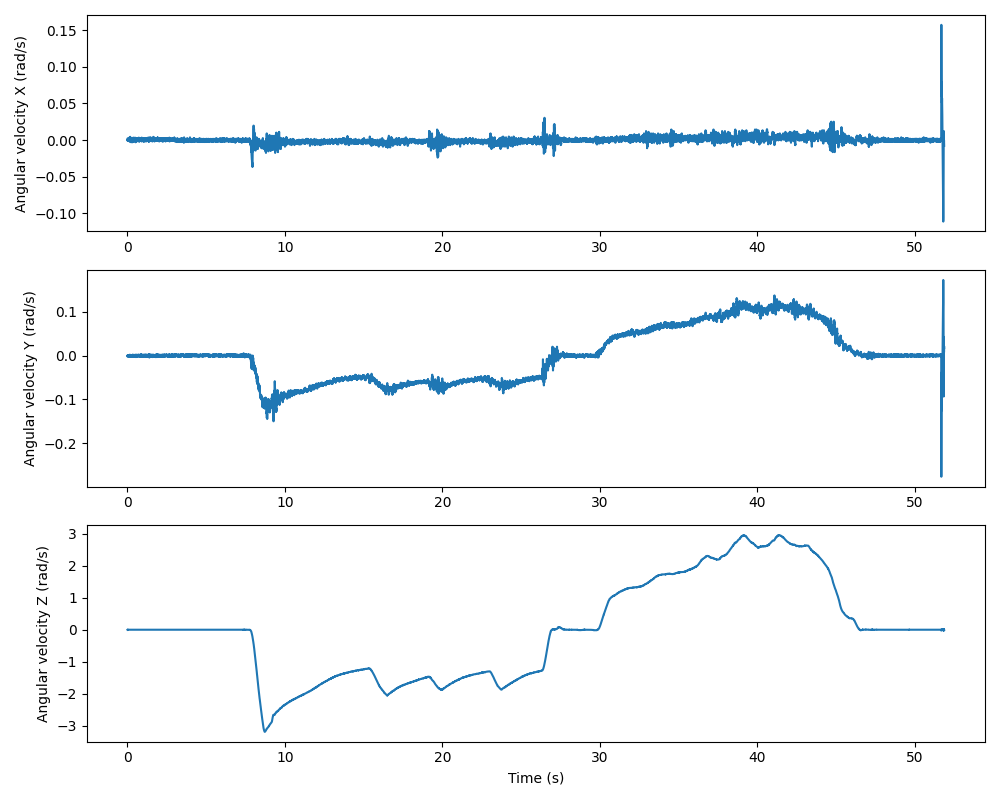

Reproduce this figure in Python.
import csv
import matplotlib.pyplot as plt

time = []
gyro_x = []
gyro_y = []
gyro_z = []

with open('../2020-02-18_14-18-28.837_865914035260724\gyroscope_2.csv', newline='') as f:
    reader = csv.reader(f, delimiter=',')
    next(reader, None)  # пропускаем заголовок, если есть

    for row in reader:
        if not row:  # пропускаем пустые строки
            continue
        try:
            t = float(row[0])
            x = float(row[2])
            y = float(row[3])
            z = float(row[4])
        except ValueError:
            # если не удалось преобразовать в float, пропускаем строку
            continue
        time.append(t)
        gyro_x.append(x)
        gyro_y.append(y)
        gyro_z.append(z)

t_start = time[0]
time2 = []
for t in time:
    t -= t_start
    time2.append(t/1000)

plt.figure(figsize=(10, 8))

plt.subplot(3, 1, 1)
plt.plot(time2, gyro_x)
plt.ylabel("Angular velocity X (rad/s)")

plt.subplot(3, 1, 2)
plt.plot(time2, gyro_y)
plt.ylabel("Angular velocity Y (rad/s)")

plt.subplot(3, 1, 3)
plt.plot(time2, gyro_z)
plt.xlabel("Time (s)")
plt.ylabel("Angular velocity Z (rad/s)")

plt.tight_layout()
plt.show()
